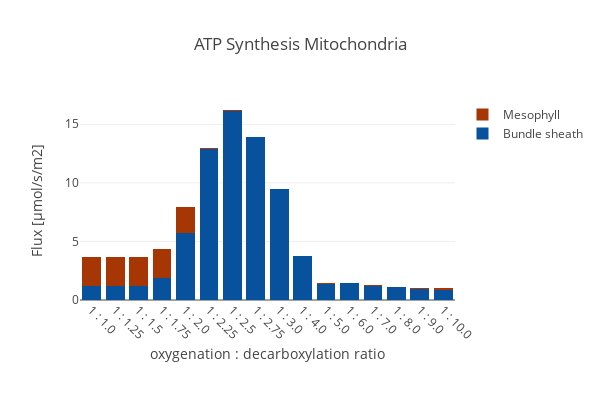

Source (notebook cell):
### Code cell
create_bar_plot_met(D_fba, D_exp,
                    {'[M]_cplx5_m':'Mesophyll','[B]_cplx5_m': 'Bundle sheath'},'ATP_m',
                    'ATP Synthesis Mitochondria', xaxis_title, c3_model,
                    stacked = True, save_fig=save_fig)

### Figure 1 — Plotly figure (JSON) as saved in the notebook; plotly's stock layout.template omitted (floating-point values rounded to 4 significant figures)
{"data": [{"marker": {"color": "rgb(8,81,156)"}, "name": "Bundle sheath", "type": "bar", "uid": "94a02d1f-c1a3-4fe3-ad95-bc73310fbc3f", "x": ["1 : 1.0", "1 : 1.25", "1 : 1.5", "1 : 1.75", "1 : 2.0", "1 : 2.25", "1 : 2.5", "1 : 2.75", "1 : 3.0", "1 : 4.0", "1 : 5.0", "1 : 6.0", "1 : 7.0", "1 : 8.0", "1 : 9.0", "1 : 10.0"], "y": [1.159, 1.159, 1.159, 1.856, 5.737, 12.86, 16.15, 13.87, 9.506, 3.755, 1.4, 1.412, 1.231, 1.082, 0.9488, 0.8411]}, {"marker": {"color": "rgb(166,54,3)"}, "name": "Mesophyll", "type": "bar", "uid": "50785528-54e3-461f-b5eb-fab4b1e598e3", "x": ["1 : 1.0", "1 : 1.25", "1 : 1.5", "1 : 1.75", "1 : 2.0", "1 : 2.25", "1 : 2.5", "1 : 2.75", "1 : 3.0", "1 : 4.0", "1 : 5.0", "1 : 6.0", "1 : 7.0", "1 : 8.0", "1 : 9.0", "1 : 10.0"], "y": [2.488, 2.488, 2.488, 2.488, 2.186, 0.1487, 0.07062, 0.00985, 0.009111, 0.009111, 0.009111, 0.009111, 0.009111, 0.009111, 0.114, 0.2145]}], "layout": {"barmode": "stack", "height": 400, "margin": {"b": 100}, "title": {"text": "ATP Synthesis Mitochondria"}, "width": 600, "xaxis": {"tickangle": 45, "title": {"text": "oxygenation : decarboxylation ratio"}}, "yaxis": {"autorange": true, "title": {"text": "Flux [µmol/s/m2]"}}}}
